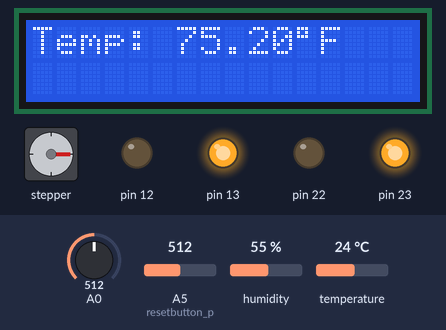
Recording of a sketch running on a simulated Arduino Uno, built with avr-gcc and run on an emulated ATmega328P. On the bench: 16×2 character LCD, stepper motor, output pins drawn as LEDs (lit = HIGH). Inputs (shaded band) come from the test bench; at power-on: A0 = 512, A5 (resetbutton_p) = 512, humidity 55 %, temperature 24 °C. The local clock reads 2024-03-15 10:24:30 at power-on unless the sketch sets it; stepper angles assume 2048 steps per turn; what the sketch prints to the serial monitor is not drawn.

Above: at 2.6 s.
2.7 s: A0 set to 30
At 5.4 s:
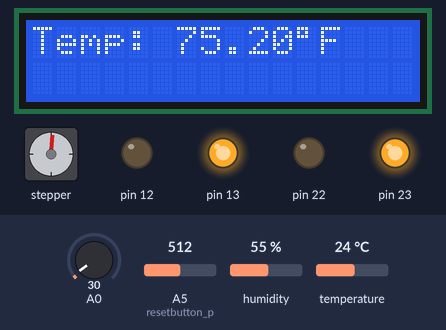
5.7 s: A5 (resetbutton_p) set to 109
11.7 s: A5 (resetbutton_p) set to 89
At 12.3 s:
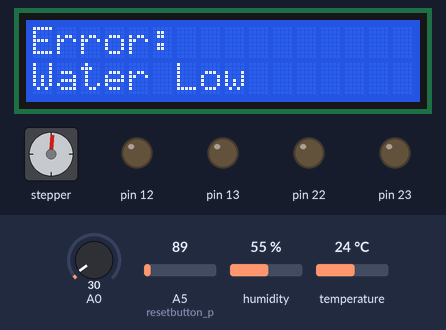
13.2 s: A5 (resetbutton_p) set to 110
At 14.6 s:
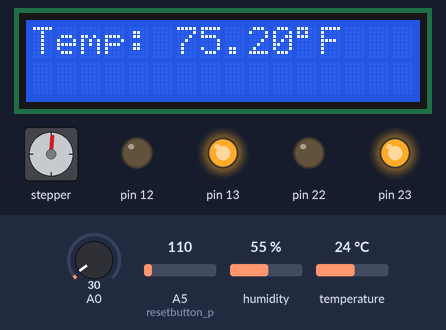
19.2 s: A0 set to 716
At 22.1 s:
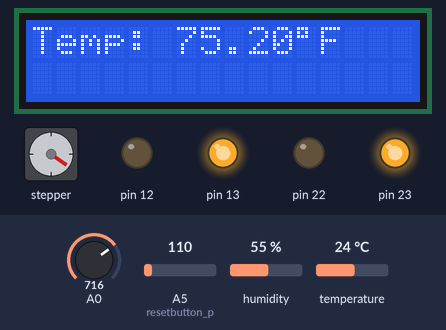
Timing chart, 0 to 23.6 s (numbered marks = the images above; inputs shaded):
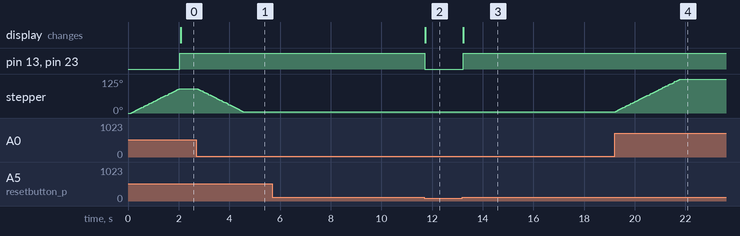

Measured:
- the behaviour switches between 100 and 99 on A5 (resetbutton_p) (found by bisection; images 1 and 2)
- after the input at 2.7 s, stepper: turns 85° counter-clockwise in 1.8 s, starting after 0.06 s
- after the input at 5.7 s, every drawn part: stays the same
- after the input at 11.7 s, pin 13, pin 23: HIGH → LOW at once; the display: changes at once (image 2)
- after the input at 13.2 s, pin 13, pin 23: LOW → HIGH at once; the display: changes at once (image 3)
- after the input at 19.2 s, stepper: turns 120° clockwise in 2.6 s, starting at once
- by itself, stepper: turns 90° clockwise in 1.9 s

The sketch:

code.ino
```cpp
/****************************************
 * Names: Vanessa Kalenits, Lalise Gizaw
 * Assignment: Lab Final
 * Date: December 12, 2023
 ****************************************/
//worked on code together in person on Arduino

// Necessary libraries needed
#include "Adafruit_Sensor.h" // Adafruit sesonsor by
#include "DHT.h" // DHT sensor byy Adafruit
#include <LiquidCrystal.h> // By arduino, adafruit
#include <Stepper.h> // for stepper
#include <RTClib.h> // RTTClib.h by adafruit

//DHT TEMP, HUMIDITY
#define dht_p 35 // define dht pin at 35
#define DHTTYPE DHT11
DHT dht(dht_p, DHTTYPE);//

//LCD
//#include <LiquidCrystal.h>
//const int rs = 7, en = 6, d4 = 5, d5 = 4, d6 = 3, d7 = 2;
LiquidCrystal lcd(7, 6, 5, 4, 3, 2);


//STEPPER
#define steps 32
Stepper stepper(steps, 37, 41, 39, 43);


//CLOCK
//#include <RTClib.h>
RTC_DS1307 rtc;

//UART
#define RDA 0x80
#define TBE 0x20


//diplay terminal
volatile unsigned char *myUCSR0A = (unsigned char *)0x00C0;
volatile unsigned char *myUCSR0B = (unsigned char *)0x00C1;
volatile unsigned char *myUCSR0C = (unsigned char *)0x00C2;
volatile unsigned int *myUBRR0 = (unsigned int *) 0x00C4;
volatile unsigned char *myUDR0 = (unsigned char *)0x00C6;


//define the port register for the LED lights
volatile unsigned char* port_a = (unsigned char*) 0x22;
volatile unsigned char* ddr_a = (unsigned char*) 0x21;
volatile unsigned char* pin_a = (unsigned char*) 0x20;

//For analog
volatile unsigned char* my_ADMUX = (unsigned char*) 0x7C;
volatile unsigned char* my_ADCSRB = (unsigned char*) 0x7B;
volatile unsigned char* my_ADCSRA = (unsigned char*) 0x7A;
volatile unsigned int* my_ADC_DATA = (unsigned int*) 0x78;

//my_delay Timer Pointers
volatile unsigned char *myTCCR1A = (unsigned char *) 0x80;
volatile unsigned char *myTCCR1B = (unsigned char *) 0x81;
volatile unsigned char *myTCCR1C = (unsigned char *) 0x82;
volatile unsigned char *myTIMSK1 = (unsigned char *) 0x6F;
volatile unsigned int *myTCNT1 = (unsigned int *) 0x84;
volatile unsigned char *myTIFR1 = (unsigned char *) 0x36;
volatile unsigned char *portDDRB = (unsigned char *) 0x24;
volatile unsigned char *portB = (unsigned char *) 0x25;

//define port register for Analog
volatile unsigned char* port_f = (unsigned char*) 0x31;
volatile unsigned char* ddr_f = (unsigned char*) 0x30;
volatile unsigned char* pin_f = (unsigned char*) 0x2F;


//threshold
float threshTemp = 50; // We used this threshold when we wanted a running state
//float treshTemp = 100; // We used this threshold line when testing for Idle state
float threshwater = 35; // threshold for water

//interupt buttons
const byte stopbutton_p = 18; // stop button pin
const byte resetbutton_p = 19; // reset button pin

volatile bool state;
int timer= 0; //global ticks counter

// Function definition
//States
void Disabled_S();
void IDLE_S();
void Running_S();
void Error_S();

void Temp_Humdity();
void stop_button();
void reset_button();
void stepper_motor();
void SerialMonitor();


void setup() {
  //Interrupt
  //set PB4 to output
*portDDRB |= 0b11110000;
  //set PB4 LOW
*portB &= 0b11101111;
  //set analog ports to output
*ddr_f |= 0b00000001;

  attachInterrupt(digitalPinToInterrupt(stopbutton_p), stop_button, FALLING);
  attachInterrupt(digitalPinToInterrupt(resetbutton_p), reset_button, FALLING);

  //setup the Timer for Normal Mode, with the TOV interrupt enabled
  setup_timer_regs();
  //Start the UART
  U0init(9600);
  // Serial.begin(9600); for testing
stepper.setSpeed(500);
lcd.begin(16,2);
dht.begin();
  adc_init();

  //CLOCK
  if (! rtc.begin()) {
Serial.println("Couldn't find RTC");
Serial.flush();
    while (1) my_delay(10);
  }

  if (! rtc.isrunning()) {
Serial.println("RTC is not running");
    // if time needs to be set on new device set RTC to date & time sketch was compiled
rtc.adjust(DateTime(F(__DATE__), F(__TIME__)));

  }
}


void loop()
{

  //Get current temp and water sensor values
int water_sv;
water_sv = adc_read(5);
float curr_Temp = dht.readTemperature(true);

  if(water_sv < 100){
    SerialMonitor();
    Error_S();
  }
  else{
    //check if current temp < or equal to threshold
    // If it is, mak eit running state
      if(curr_Temp >= threshTemp){
          SerialMonitor();
          stepper_motor();
          Running_S();
      }
      // if the current temp is less than treshold, make it idle state
      else{
          stepper_motor();
          SerialMonitor();
          Disabled_S();
      }
  }
// delay a lil
  my_delay(1000);

}


//LCD monitor
void Temp_Humdity(){
float humidity;
float temp;
temp = dht.readHumidity();
temp = dht.readTemperature(true);

  // If the temp or humidty is not being read
  if (isnan(humidity) || isnan(temp)) {
Serial.println(F("Can't read from DHT sensor!"));
    return;
  }
  // else diplay the Tempreture
lcd.setCursor(0,1); //prints humidity on the second line
lcd.print("Humidity: ");
lcd.print(humidity);
lcd.print("%");

  // And display the Humidity
lcd.clear();
lcd.setCursor(0,0); //prints temperature on first line
lcd.print("Temp: ");
lcd.print(temp);
lcd.print((char) 223);
lcd.print("F");

  //delay
  my_delay(1000);
}

//State
// The following is the function for State

// Function for the Disabled state
void Disabled_S()
{
  //yellow LED on
*port_a |= 0b00100000;
*port_a &= 0b00100000;
  //set ports for fan off
*portB &= 0b01011111;
  //stopButton();
  //button #2 code to idle
  if(water_sense() > 100){
state = true;
    //idle_state();
lcd.clear();
  }
}

void IDLE_S()
{
  //green LED on
*port_a |= 0b10000000;
*port_a &= 0b10000000;
  //set ports for fan off
*portB &= 0b01011111;
  Temp_Humdity();
}

void Error_S(){
  //red LED on
*port_a |= 0b00001000;
*port_a &= 0b00001000;
  //set ports for fan off
*portB &= 0b01011111;
  //LCD
lcd.clear();
lcd.setCursor(0,0);
lcd.print("Error: ");
lcd.setCursor(0,1);
lcd.print("Water Low");

  if(state == false){
state = true;
  }
}

void Running_S()
{
  //turn on a blue LED
*port_a &= 0b01000010;
*port_a |= 0b01000010;

  //set fan on
*portB |= 0b10100000;
  Temp_Humdity();
}

// For the buttons
void stop_button(){
  if(digitalRead(stopbutton_p) == HIGH){
    Disabled_S();
  }

}
void reset_button(){
  if(digitalRead(resetbutton_p) == HIGH){
    IDLE_S();
  }
}
//Functioin for stepper
int prev_dir = 0;
void stepper_motor(){
  //Stepper motor
int curr_dir = adc_read(0); //change direction of the stepper
  SerialMonitor();
stepper.step(curr_dir - prev_dir);
prev_dir = curr_dir;
}

//RTC to serial monitor
void SerialMonitor(){
DateTime now = rtc.now();
char timeStr[9];// 8 characters + null terminator
  sprintf(timeStr, "%02d:%02d:%02d", now.hour(), now.minute(), now.second());
  for(int i = 0; i < 9; i++){
    U0putChar(timeStr[i]);
  }
  U0putChar('\n');

  my_delay(1000);
}

//check water level
unsigned int water_sense() {
int sensor;
sensor = adc_read(5);
  my_delay(1000);
  return sensor;
}

//my_delay
void my_delay(unsigned int freq){
double period = 1.0/double(freq);
double half_period = period/ 2.0f;
double clk_period = 0.0000000625;
unsigned int ticks = half_period / clk_period;
*myTCCR1B &= 0xF8;
*myTCNT1 = (unsigned int) (65536 - ticks);
* myTCCR1B |= 0b00000001;
  while((*myTIFR1 & 0x01)==0);
*myTCCR1B &= 0xF8;
*myTIFR1 |= 0x01;
}

//Timer setup function
void setup_timer_regs(){
  //setup the timer control registers
*myTCCR1A= 0x00;
*myTCCR1B= 0X00;
*myTCCR1C= 0x00;
  //reset the TOV flag
*myTIFR1 |= 0x01;
  //enable the TOV interrupt
*myTIMSK1 |= 0x01;
}

//TIMER OVERFLOW ISR
ISR(TIMER1_OVF_vect){
//Stop the Timer
*myTCCR1B &= 0xF8;
  //Load the Count
  //*myTCNT1 = (unsigned int) (65535 - (unsigned long) (currentTicks));
  //Start the Timer
*myTCCR1B |= 0b00000001;
  //if it's not the STOP amount
  //if(currentTicks != 65535){
    //XOR to toggle PB6
    //*portB ^= 0x40;
  //}
}

void adc_init(){
  // setup the A register
*my_ADCSRA |= 0b10000000; // set bit 7 to 1 to enable the ADC
*my_ADCSRA &= 0b11011111; // clear bit 6 to 0 to disable the ADC trigger mode
*my_ADCSRA &= 0b11110111; // clear bit 5 to 0 to disable the ADC interrupt
*my_ADCSRA &= 0b11111000; // clear bit 0-2 to 0 to set prescaler selection to slow reading
  // setup the B register
*my_ADCSRB &= 0b11110111; // clear bit 3 to 0 to reset the channel and gain bits
*my_ADCSRB &= 0b11111000; // clear bit 2-0 to 0 to set free running mode
  // setup the MUX Register
*my_ADMUX &= 0b01111111; // clear bit 7 to 0 for AVCC analog reference
*my_ADMUX |= 0b01000000; // set bit 6 to 1 for AVCC analog reference
*my_ADMUX &= 0b11011111; // clear bit 5 to 0 for right adjust result
*my_ADMUX &= 0b11100000; // clear bit 4-0 to 0 to reset the channel and gain bits
}

unsigned int adc_read(unsigned char adc_channel_num){
  // clear the channel selection bits (MUX 4:0)
*my_ADMUX &= 0b11100000;
  // clear the channel selection bits (MUX 5)
*my_ADCSRB &= 0b11110111;
  // set the channel number
  if(adc_channel_num > 7){
    // set the channel selection bits, but remove the most significant bit (bit 3)
adc_channel_num -= 8;
    // set MUX bit 5
*my_ADCSRB |= 0b00001000;
  }
  // set the channel selection bits
*my_ADMUX += adc_channel_num;
  // set bit 6 of ADCSRA to 1 to start a conversion
*my_ADCSRA |= 0x40;
  // wait for the conversion to complete
  while((*my_ADCSRA & 0x40) != 0);
  // return the result in the ADC data register
  return *my_ADC_DATA;
}

//UART FUNCTIONS
void U0init(unsigned long U0baud){
unsigned long FCPU = 16000000;
unsigned int tbaud;
tbaud = (FCPU / 16 / U0baud - 1);
*myUCSR0A = 0x20;
*myUCSR0B = 0x18;
*myUCSR0C = 0x06;
*myUBRR0 = tbaud;
}

unsigned char U0kbhit(){
  return (RDA & *myUCSR0A);
}

unsigned char U0getChar(){
  return *myUDR0;
}

void U0putChar(unsigned char U0pdata){
  while(!(TBE & *myUCSR0A));
*myUDR0 = U0pdata;
}
```
